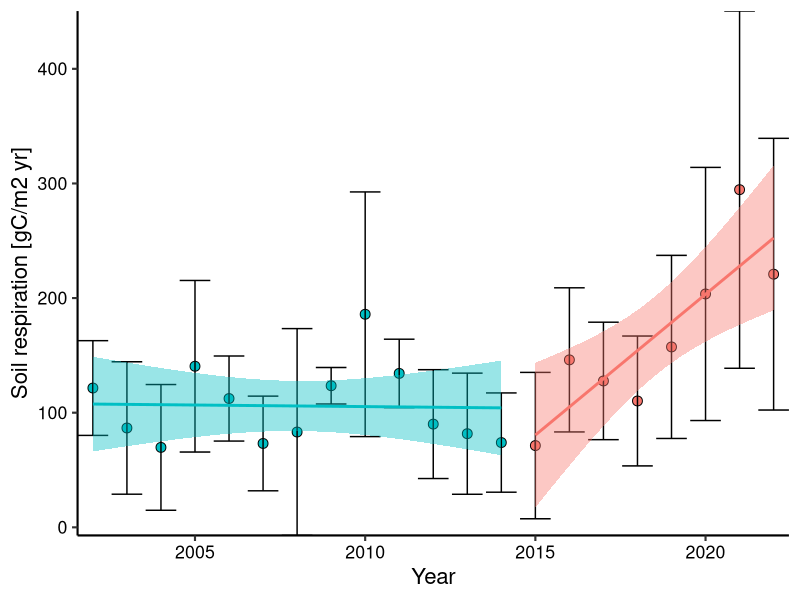
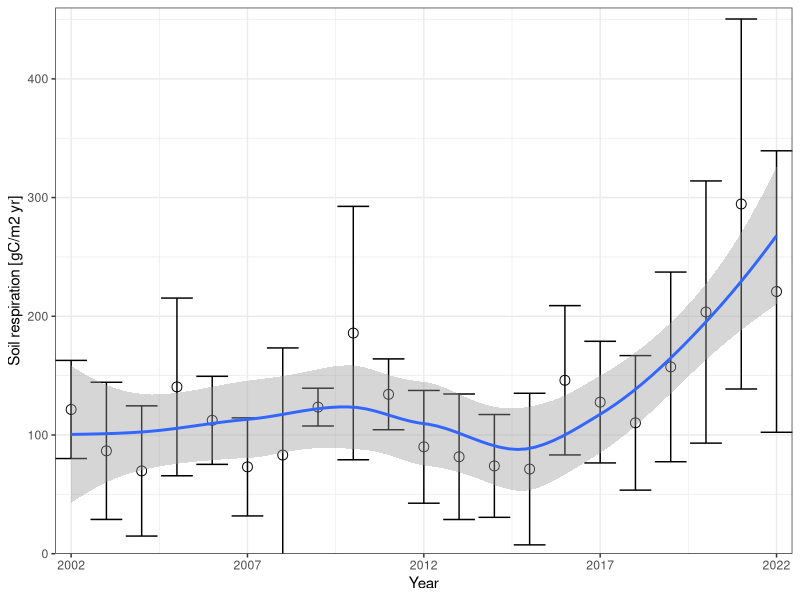
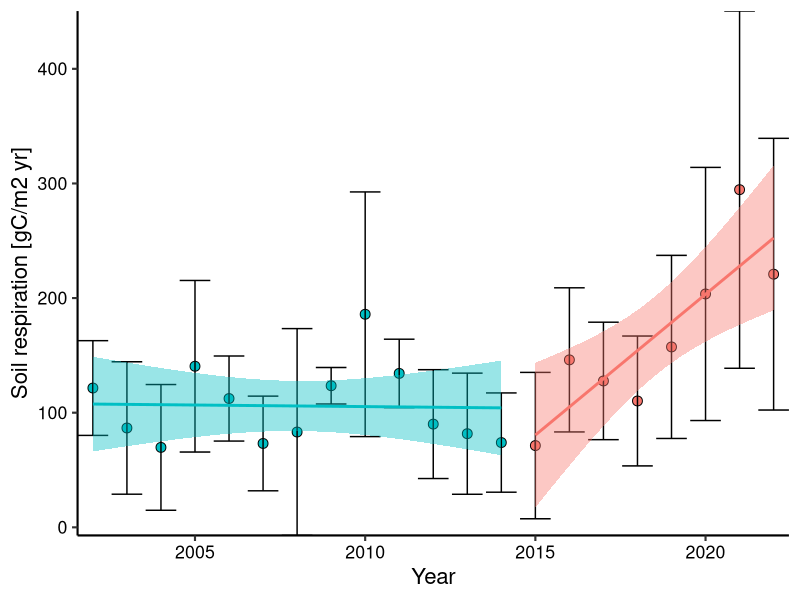
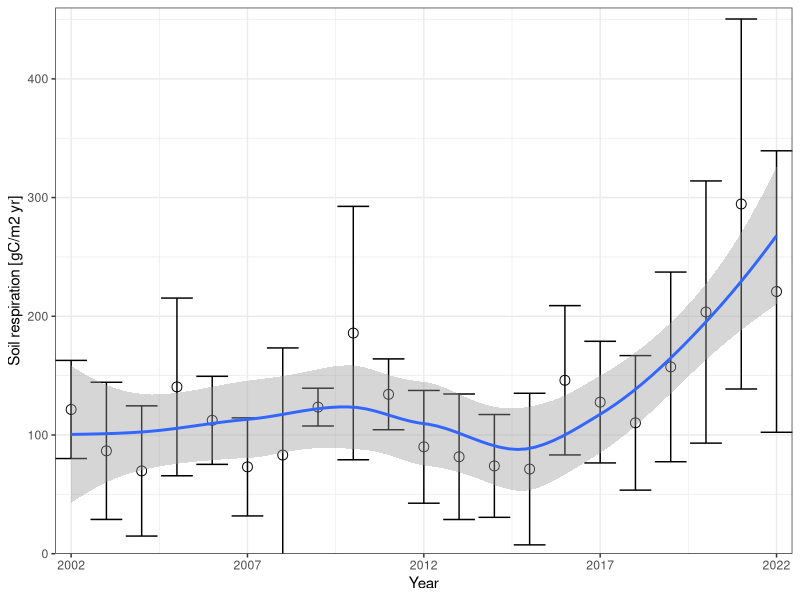

These charts were generated, in order, by the following R code:
## Hubbard Brook archived soil samples project ##
## Soil respiration data ##
## Sophie von Fromm ##
## 2024-11-15 ##

library(tidyverse)

soil_resp <- read_csv("./Data/HubbardBrook_TraceGas_Watershed1_BearBrook_2002-2022.csv")

head(soil_resp)

soil_resp_sum <- soil_resp %>% 
  filter(Site == "Bear Brook",
         Elevation == "low") %>% 
  mutate(Year = as.numeric(format(Date, "%Y"))) %>% 
  group_by(Year) %>% 
  summarise(mean_CO2 = mean(CO2_rate),
            sd_CO2 = sd(CO2_rate)) %>% 
  mutate(mean_gC_m2_yr = (mean_CO2*0.2729)*8760,
         sd_gC_m2_yr = (sd_CO2*0.2729)*8760) %>% 
  mutate(Breakpoint = case_when(
    Year > 2014 ~ "post-breakpoint",
    TRUE ~ "pre-breakpoint"
  )) 

soil_resp_sum %>% 
  ggplot(aes(x = Year, y = mean_gC_m2_yr, fill = Breakpoint)) +
  geom_point(shape = 21, size = 3) +
  geom_errorbar(aes(ymin =  mean_gC_m2_yr - sd_gC_m2_yr,
                    ymax =  mean_gC_m2_yr + sd_gC_m2_yr)) +
  theme_classic(base_size = 16) +
  theme(axis.text = element_text(color = "black"),
        legend.position = "none") +
  geom_smooth(aes(color = Breakpoint), method = "lm") +
  scale_y_continuous("Soil respiration [gC/m2 yr]", expand = c(0,0)) +
  scale_x_continuous("Year", expand = c(0,0), breaks = seq(2005,2020,5))
ggsave("./Output/SoilRespirationBreakPoint_low_2002_2022.jpeg",
       width = 8, height = 6)

lm_post_break <- lm(mean_gC_m2_yr ~ Year, 
   data = soil_resp_sum %>% 
     filter(Breakpoint == "post-breakpoint"))
summary(lm_post_break)

summary(soil_resp_sum$mean_gC_m2_yr)

soil_resp_sum %>% 
  ggplot(aes(x = Year, y = mean_gC_m2_yr)) +
  geom_point(shape = 21, size = 3) +
  geom_errorbar(aes(ymin =  mean_gC_m2_yr - sd_gC_m2_yr,
                    ymax =  mean_gC_m2_yr + sd_gC_m2_yr)) +
  theme_bw() +
  geom_smooth() +
  scale_y_continuous("Soil respiration [gC/m2 yr]", expand = c(0,0)) +
  scale_x_continuous("Year", expand = c(0,0), breaks = seq(2002,2022,5)) +
  coord_cartesian(ylim = c(0,460))

ggsave("./Output/SoilRespiration_low_2002_2022.jpeg",
       width = 8, height = 6)         
